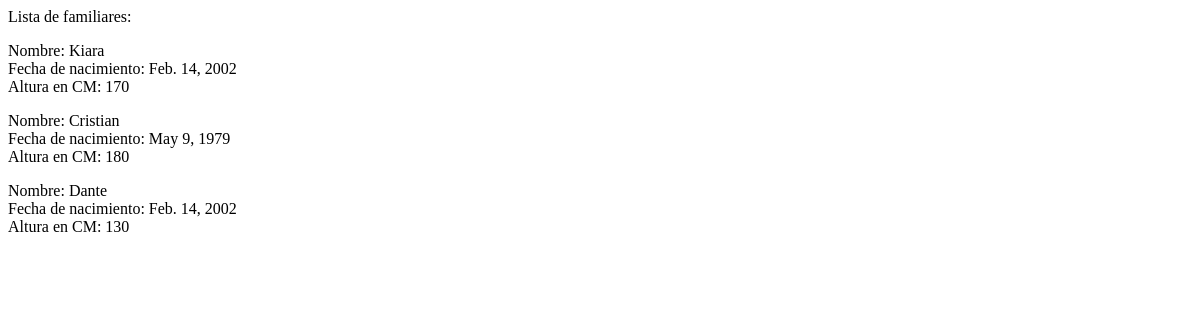
Before: / with the older database file.
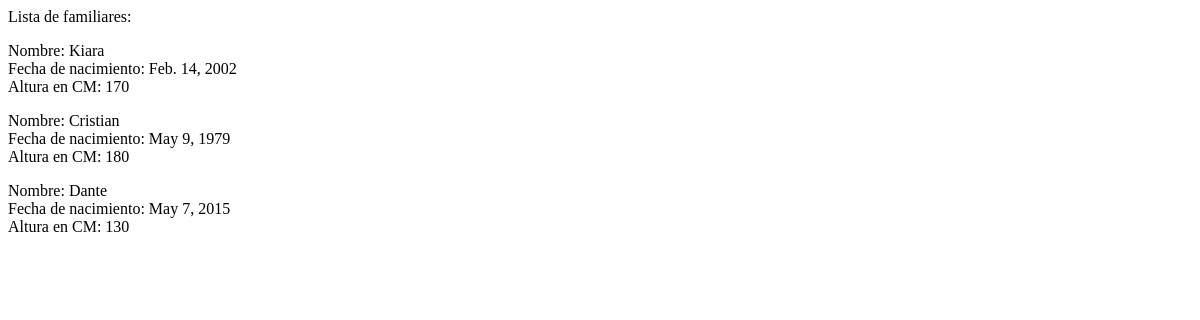
After: the same page with the newer database file.
### familiares/models.py (models this page shows)
class familiares(models.Model):
    nombre = models.CharField(max_length=64)
    fecha_nacimiento = models.DateField()
    altura = models.IntegerField()

### familiares/views.py (the view)
# urls.py: path('', listar_familiares),
def listar_familiares(request):
    queryset = familiares.objects.all()
    diccionario = {'familiares': queryset}
    plantilla = loader.get_template('lista_familiares.html')
    documento_html = plantilla.render(diccionario)
    return HttpResponse(documento_html)

### familiares/templates/lista_familiares.html (shortened to what this page needs)
<!DOCTYPE html>
<html lang="en">
<head>
</head>
<body>
  Lista de familiares:
  {% for familia in familiares %}
  <p>Nombre: {{ familia.nombre }}<br>
  Fecha de nacimiento: {{ familia.fecha_nacimiento }}<br>
  Altura en CM: {{ familia.altura }}<br> </p>
  {% endfor %}
</body>
</html>

Changed rows visible on the page:
changed familiares "Dante": fecha_nacimiento "Feb. 14, 2002" → "May 7, 2015"
